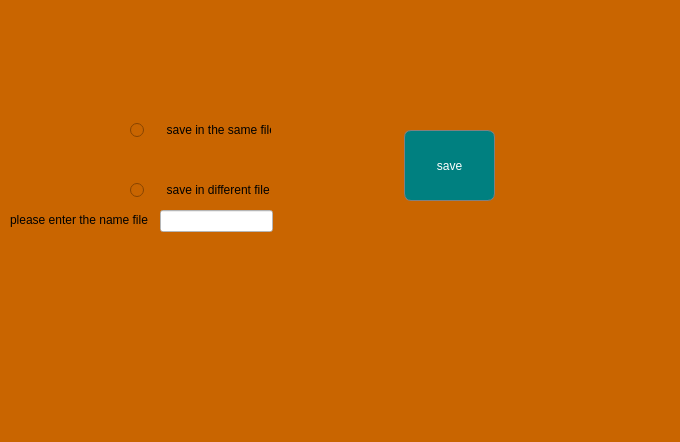
<?xml version="1.0" encoding="UTF-8"?>
<ui version="4.0">
 <class>TosaveDialog</class>
 <widget class="QDialog" name="TosaveDialog">
  <property name="enabled">
   <bool>true</bool>
  </property>
  <property name="geometry">
   <rect>
    <x>0</x>
    <y>0</y>
    <width>680</width>
    <height>442</height>
   </rect>
  </property>
  <property name="windowTitle">
   <string>Dialog</string>
  </property>
  <property name="styleSheet">
   <string notr="true">background:rgb(201,101,0);</string>
  </property>
  <widget class="QRadioButton" name="radioButton_same">
   <property name="geometry">
    <rect>
     <x>130</x>
     <y>120</y>
     <width>141</width>
     <height>20</height>
    </rect>
   </property>
   <property name="text">
    <string>     save in the same file</string>
   </property>
  </widget>
  <widget class="QRadioButton" name="radioButton_different">
   <property name="geometry">
    <rect>
     <x>130</x>
     <y>180</y>
     <width>161</width>
     <height>20</height>
    </rect>
   </property>
   <property name="text">
    <string>     save in different file</string>
   </property>
  </widget>
  <widget class="QLineEdit" name="lineEdit_save">
   <property name="enabled">
    <bool>true</bool>
   </property>
   <property name="geometry">
    <rect>
     <x>160</x>
     <y>210</y>
     <width>113</width>
     <height>22</height>
    </rect>
   </property>
   <property name="styleSheet">
    <string notr="true">background:rgb(255, 255, 255);</string>
   </property>
  </widget>
  <widget class="QLabel" name="label">
   <property name="geometry">
    <rect>
     <x>10</x>
     <y>210</y>
     <width>141</width>
     <height>20</height>
    </rect>
   </property>
   <property name="text">
    <string>please enter the name file</string>
   </property>
  </widget>
  <widget class="QPushButton" name="pushButton_save">
   <property name="geometry">
    <rect>
     <x>404</x>
     <y>130</y>
     <width>91</width>
     <height>71</height>
    </rect>
   </property>
   <property name="styleSheet">
    <string notr="true">border-radius:7px;
border:1px solid grey;
background:teal;
color:white</string>
   </property>
   <property name="text">
    <string>save</string>
   </property>
  </widget>
 </widget>
 <resources/>
 <connections/>
</ui>
